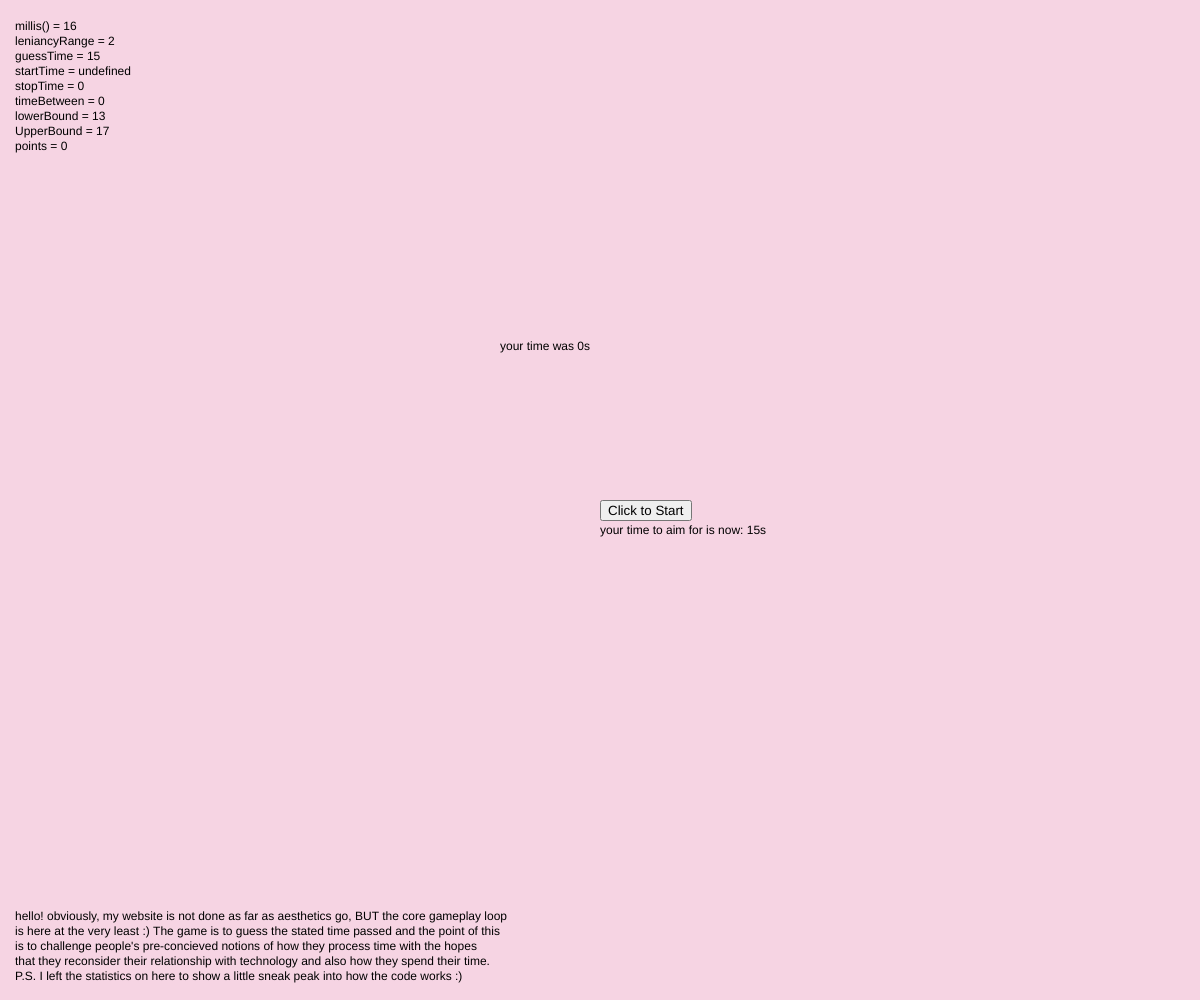
Frame 1 (no input)
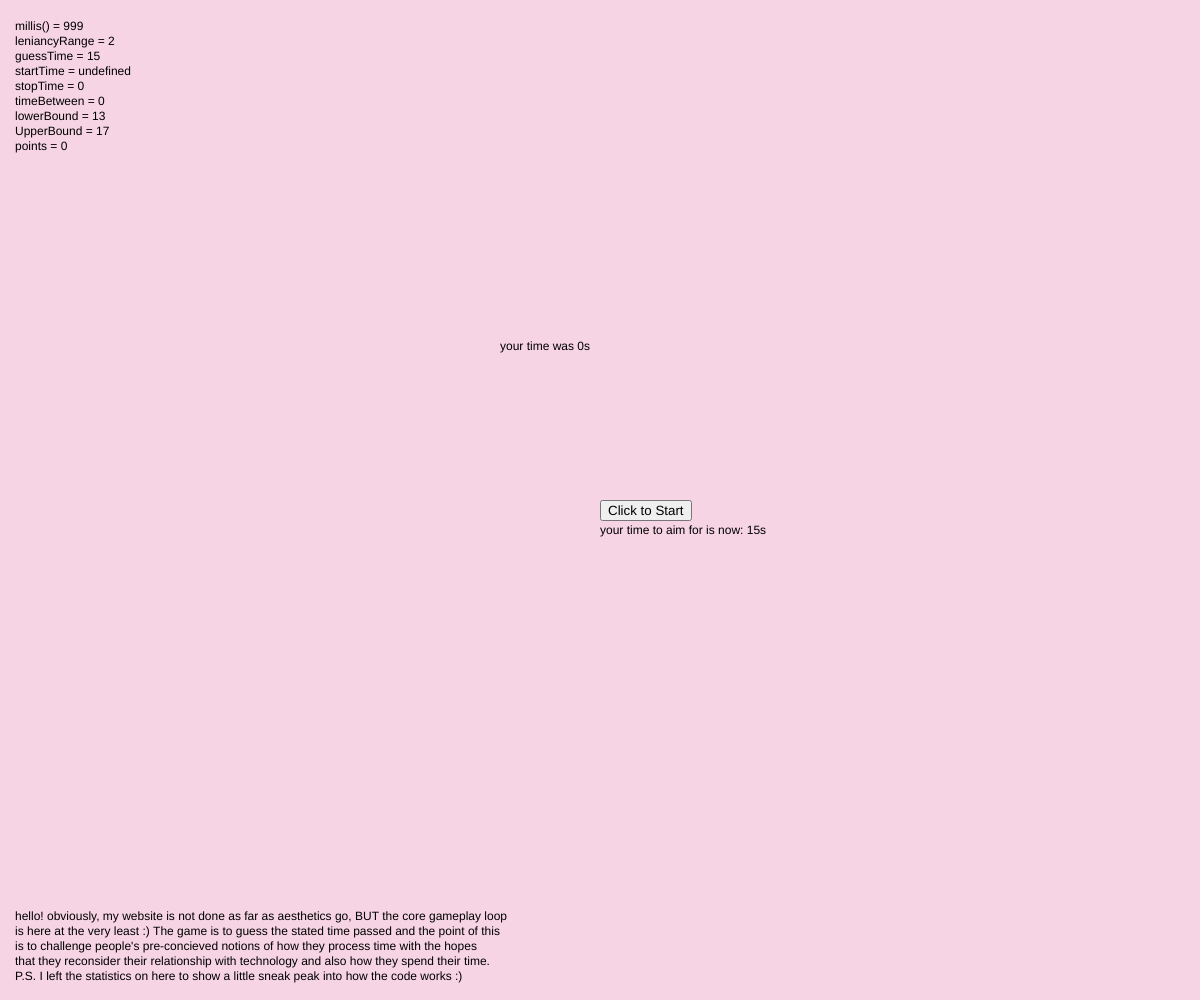
Frame 60 (no input)
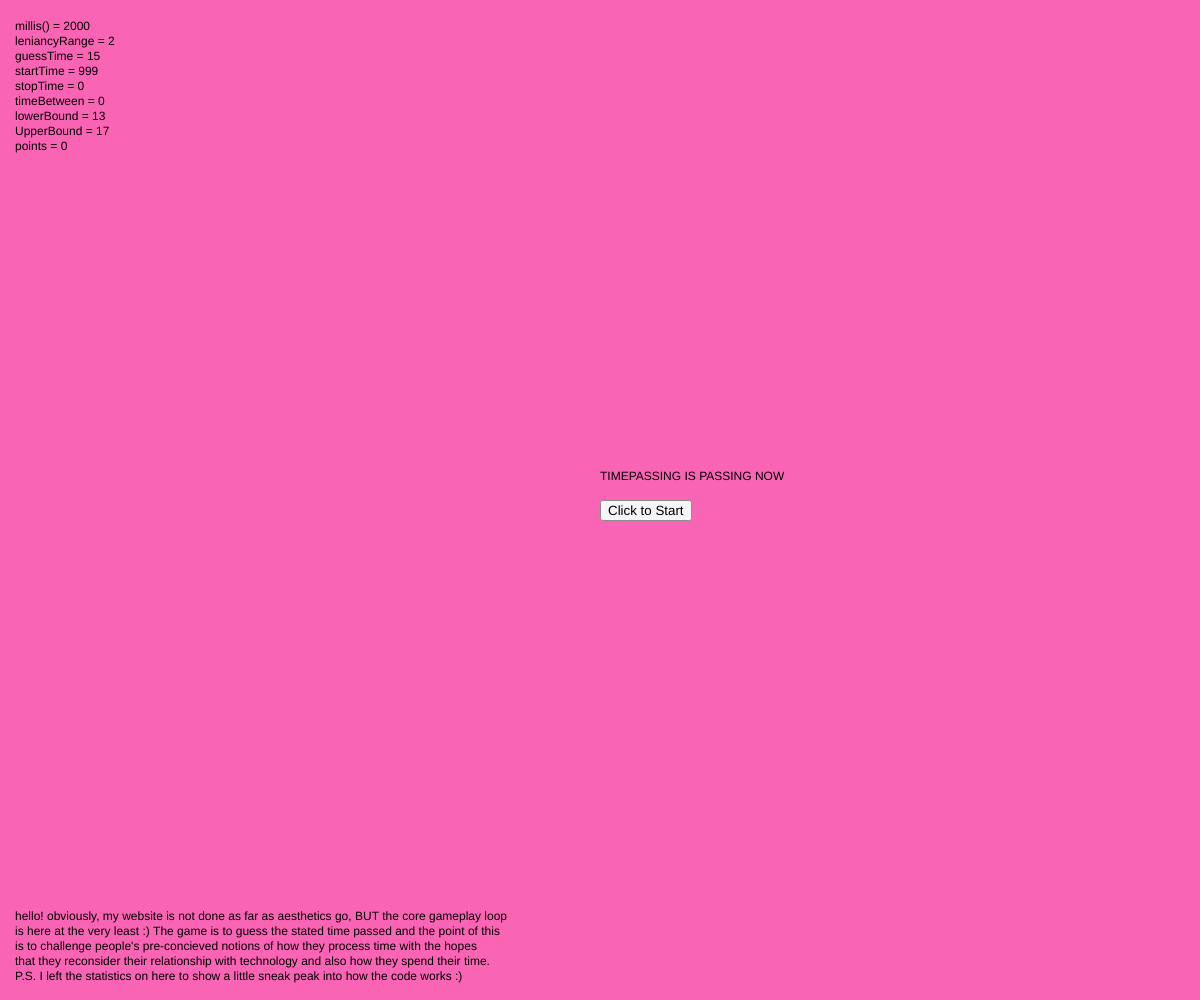
Frame 120 (the mouse pressed at the canvas centre since frame 60)

The p5.js sketch that drew these frames (run headless with seeded random() and noise() and a simulated clock; from frame 60 on, the mouse is pressed at the canvas centre):

// p5.js sketch
// ── sketch.js
let startButton
let gameRunning = false
let startTime,stopTime = 0
let timeBetween = 0
let backgroundColor = [246,212,227]
let leniancyRange = 2 //2 seconds
let guessTime = 15 //15 seconds
let lowerBound = guessTime - leniancyRange
let upperBound = guessTime + leniancyRange
let points = 0



function setup(){
  createCanvas(windowWidth,windowHeight)
    startButton = createButton('Click to Start')
}

function draw(){
  background(backgroundColor[0],backgroundColor[1],backgroundColor[2]) //sets the background to the 3 color values in the "backgroundColor" array
  text("millis() = " + int(millis()), 15,30)
  text("leniancyRange = " + leniancyRange, 15, 45)
  text("guessTime = " + guessTime, 15, 60)
  text("startTime = " + startTime, 15, 75)
  text("stopTime = " + stopTime, 15, 90)
  text("timeBetween = " + timeBetween, 15, 105)
  text("lowerBound = " + lowerBound, 15, 120)
  text("UpperBound = " + upperBound, 15, 135)
  text("points = " + points, 15, 150)
  text("hello! obviously, my website is not done as far as aesthetics go, BUT the core gameplay loop", 15, windowHeight -80)
  text("is here at the very least :) The game is to guess the stated time passed and the point of this", 15, windowHeight -65)
  text("is to challenge people's pre-concieved notions of how they process time with the hopes", 15, windowHeight -50)
  text("that they reconsider their relationship with technology and also how they spend their time.", 15, windowHeight -35)
  text("P.S. I left the statistics on here to show a little sneak peak into how the code works :)", 15, windowHeight -20)

  startButton.position(windowWidth/2, windowHeight/2)






  startButton.mousePressed(buttonInteraction);
  if (gameRunning == true){
    text("TIMEPASSING IS PASSING NOW" ,windowWidth/2,windowHeight/2-20)

    
  }
  else{
    text(("your time to aim for is now: " + guessTime + "s"), windowWidth/2, windowHeight/2+25, 100000)
    text("your time was " + round(timeBetween/1000,2) + "s",windowWidth/2-100,windowHeight/2-150)


    
    if (points > 0){
      


    }



  }
}


function buttonInteraction(){
  
  //if the button hasn't been pressed yet, run this
  if (gameRunning == false){ 
    gameRunning = true 
    startTime = int(millis())
    backgroundColor = [250,100,180]
    lowerBound = guessTime-leniancyRange
    upperBound = guessTime+leniancyRange



  }
  //if the button has already been pressed before, ie you push the button to stop the game
  else{
    gameRunning = false
    stopTime = int(millis())
    timeBetween = stopTime-startTime
    backgroundColor = [100,255,255]
    
    if (timeBetween/1000 < upperBound || timeBetween/1000 > upperBound){ 
      points = 0
      backgroundColor = [100,190,100]
    }
    else {points = points+1}
      

    guessTime = int(random(2,16)) //range goes from 2 to 15

  }
}
// ── style.css
html, body {
  margin: 0;
  padding: 0;
}

canvas {
  display: block;
}

.StartButton {
  position: absolute;
  top:50%;
  left:50%;
  transform: translate(-50%, -50%);

  place-content:center;
  transform-origin: center;
  background-color: #04aa6d17; /* Green */
  border: none;
  color: rgb(0, 0, 0);
  padding: 60pt 120pt;
  text-align: center;
  text-decoration: none;
  display: inline-block;
  font-size: 64pt;
}
